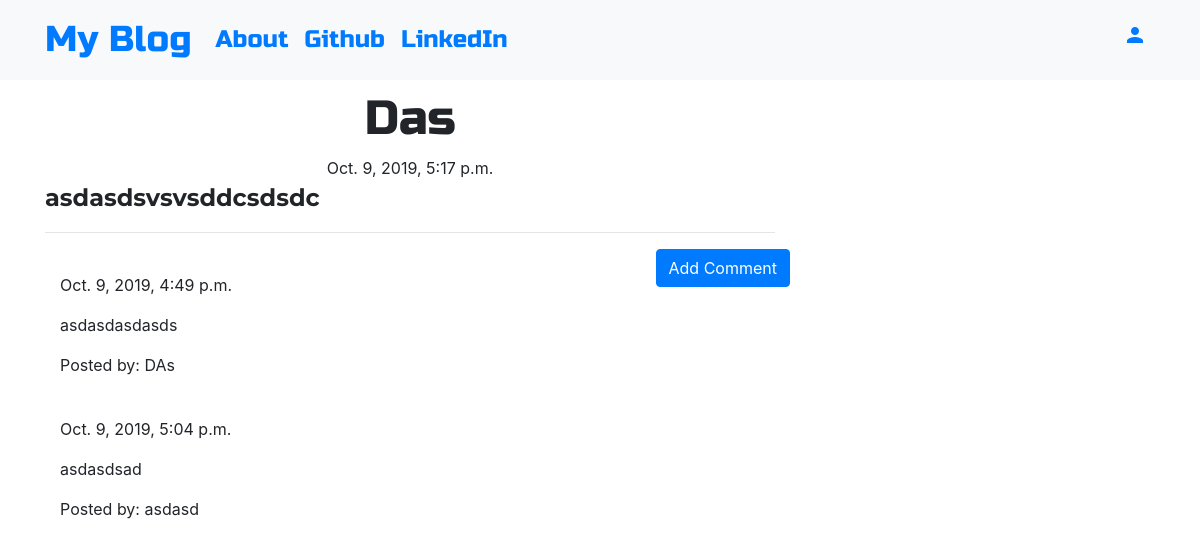
/1/, run on the app's committed database.
### blog/models.py (models this page shows, shortened)
class Post(models.Model):
    author = models.ForeignKey('auth.User', on_delete=models.CASCADE)
    title = models.CharField(max_length=200)
    text = models.TextField()
    created_date = models.DateTimeField(default=timezone.now)
    published_date = models.DateTimeField(blank=True, null=True)

class Comment(models.Model):
    post = models.ForeignKey('blog.Post', on_delete=models.CASCADE, related_name='comments')
    author = models.CharField(max_length=200)
    text = models.TextField()
    created_date = models.DateTimeField(default=timezone.now)
    approved_comment = models.BooleanField(default=False)

### blog/views.py (the view)
# urls.py: path('<int:pk>/', PostDetailView.as_view(), name='post_detail'),
class PostDetailView(DetailView):
    model = Post
    template_name = 'post_detail.html'

### templates/post_detail.html (shortened to what this page needs)
{% extends 'base.html' %}
{% block content %}
    <h1 class="posttitle loader">{{ post.title }}</h1>
    {% if post.published_date %}
        <div class="date postdate">
            {{ post.published_date }}
        </div>
    {% else %}
        <a class="btn btn-primary" href="{% url 'post_publish' pk=post.pk %}">Publish</a>
    {% endif %}
    <p class="postcontent">{{ post.text|safe|linebreaksbr }}</p>
    <hr>
    <a class="btn btn-primary btn-comment" href="{% url 'add_comment_to_post' pk=post.pk %}">Add Comment</a>
    <div class="container">
        {% for comment in post.comments.all %}
        <br>
            {% if user.is_authenticated or comment.approved_comment %}
                {{ comment.created_date }}
                    <p>{{ comment.text|safe|linebreaks }}</p>
                    <p>Posted by: {{ comment.author }}</p>
            {% endif %}
            {% empty %}
            <p>No Comments!</p>
        {% endfor %}
    </div>
{% endblock %}

### static/css/blog.css (style rules this page uses)
.postdate { text-align: center; }
.posttitle { font-family: 'Russo One', sans-serif; font-size: 3em; text-align: center; }
.postcontent { font-family: 'Montserrat'; font-size: 1.5em; }
.btn-comment { position: absolute; right: 0px; }
.loader { filter:hue-rotate(0deg); color: linear-gradient(45deg,#0f8,#08f); animation:hue 10000ms infinite linear; }

### data on the page
Post: title "Das", published_date "Oct. 9, 2019, 5:17 p.m.", text "asdasdsvsvsddcsdsdc"
Comment: created_date "Oct. 9, 2019, 4:49 p.m.", text "asdasdasdasds", author "DAs"
Comment: created_date "Oct. 9, 2019, 5:04 p.m.", text "asdasdsad", author "asdasd"
